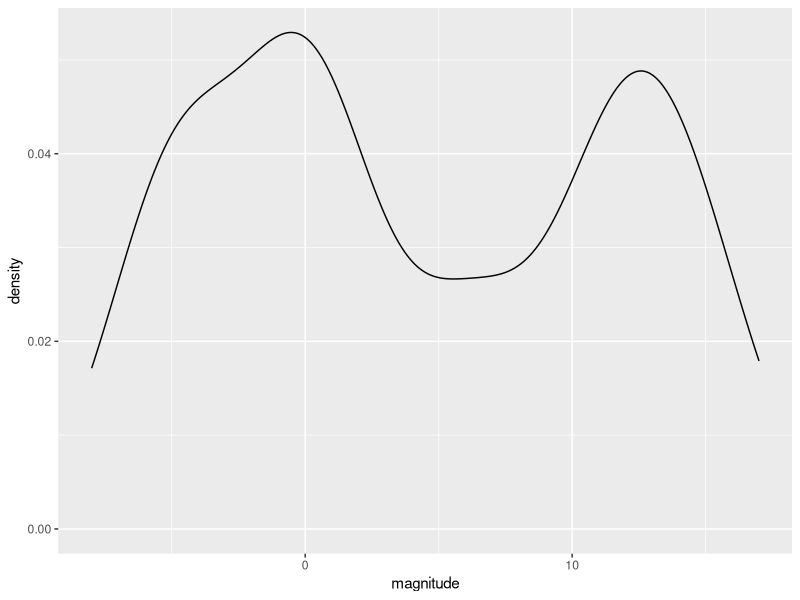
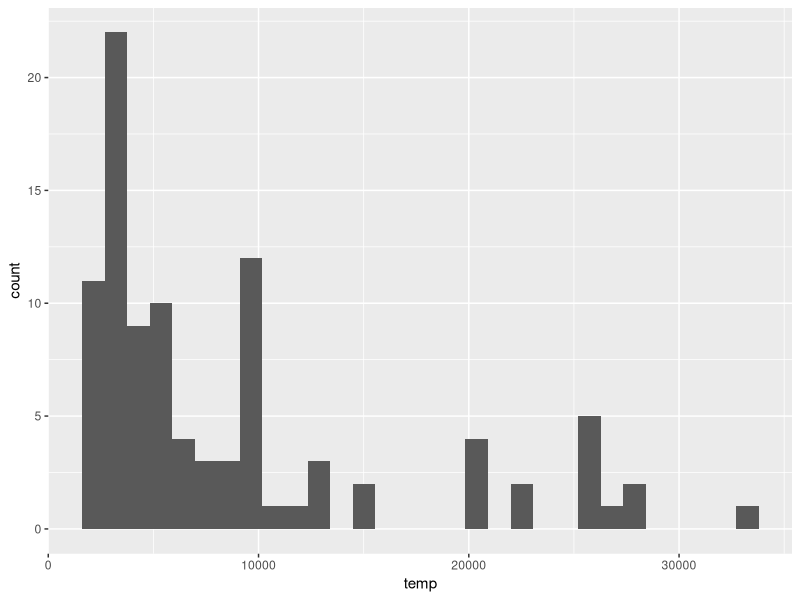
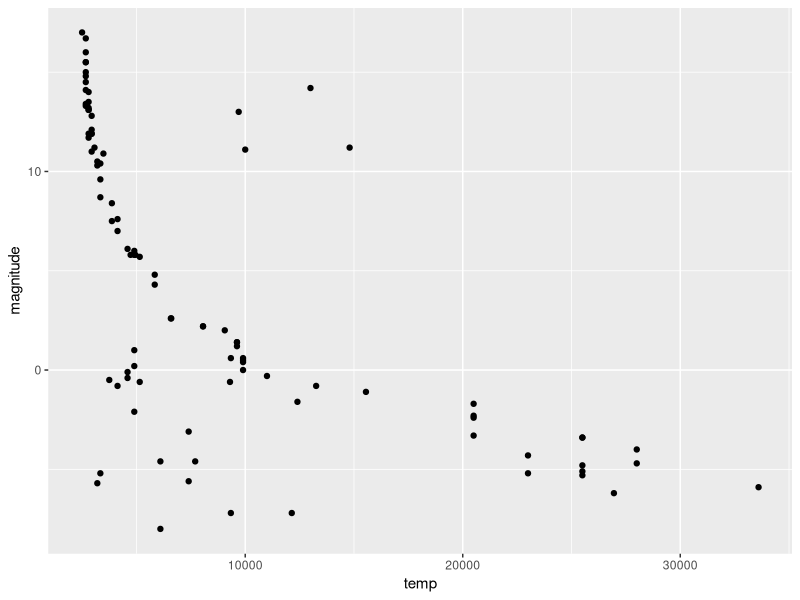
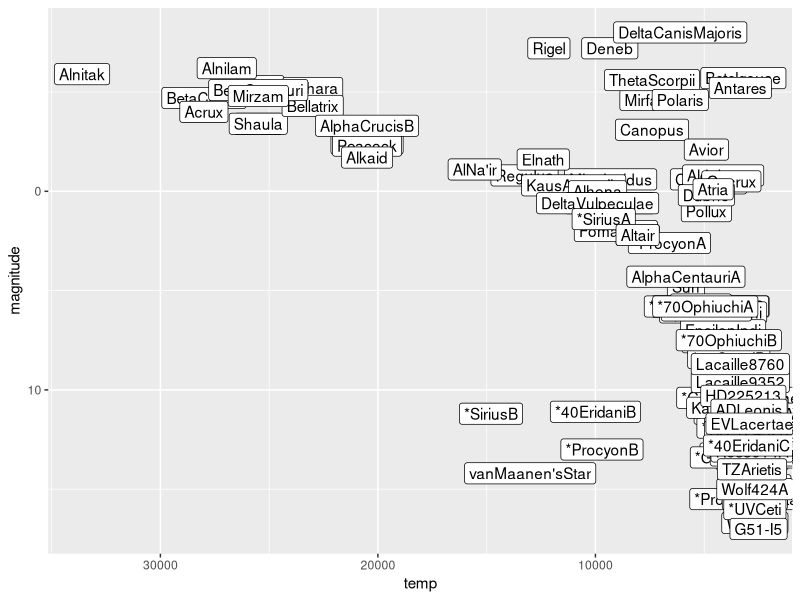
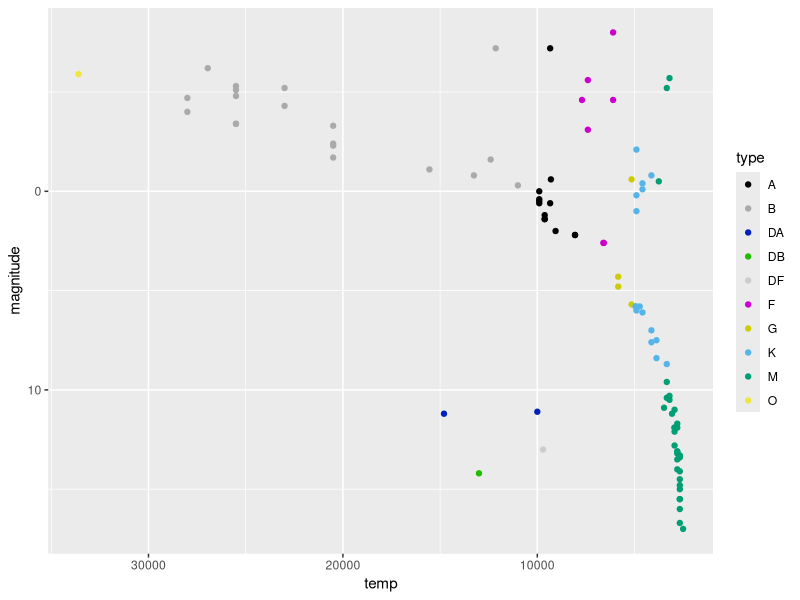

R code for these plots, in order:
library(tidyverse)
library(dslabs)
library(ggplot2)
library(ggrepel)
library(ggthemes)
data(stars)
options(digits = 3)   # report 3 significant digits

#Question 1 
#What is the mean magnitude?
summary(stars$magnitude)

#What is the standard deviation of magnitude?
sd(stars$magnitude)

#Question 2 
#Make a density plot of the magnitude. How many peaks are there in the data?
stars %>% filter(!is.na(magnitude)) %>% ggplot(aes(magnitude)) +
  geom_density(alpha = 0.2, bw = 2, position = "stack")

#Question 3
#Examine the distribution of star temperature. Which of these statements best characterizes the temperature distribution?
stars %>% filter(!is.na(temp)) %>% ggplot(aes(temp)) +
  geom_histogram() 
  #Ans. the majority of stars have a low temperature

#Question 4
#Make a scatter plot of the data with temperature on the x-axis and magnitude on the y-axis and examine the relationship between the variables. Recall that lower magnitude means a more luminous (brighter) star.
stars %>% filter(!is.na(temp)) %>% ggplot(aes(temp, magnitude)) +
  geom_point()

#Question 5 
#For various reasons, scientists do not always follow straight conventions when making plots, and astronomers usually transform values of star luminosity and temperature before plotting. Flip the y-axis so that lower values of magnitude are at the top of the axis (recall that more luminous stars have lower magnitude) using scale_y_reverse(). Take the log base 10 of temperature and then also flip the x-axis.
stars %>% filter(!is.na(temp)) %>% 
  ggplot(aes(temp, magnitude, label = star)) +
  geom_point() +
  scale_y_reverse() +
  scale_x_continuous(trans = "log10") +
  scale_x_reverse() +
  geom_label()

#Question 6 
#How many white dwarfs are there in our sample?
#These stars tend to be hotter stars, but also have low luminosity, and are known as white dwarfs.

#Question 7 
#Consider stars which are not part of the Main Group but are not old/evolved (white dwarf) stars. These stars must also be unique in certain ways and are known as giants. Use the plot from Question 5 to estimate the average temperature of a giant.
#Which of these temperatures is closest to the average temperature of a giant?:

#Question 9
#Remove the text labels and color the points by star type. This classification describes the properties of the star's spectrum, the amount of light produced at various wavelengths.
stars %>% filter(!is.na(temp)) %>% 
  ggplot(aes(temp, magnitude, color = type)) +
  geom_point() +
  scale_y_reverse() +
  scale_x_continuous(trans = "log10") +
  scale_x_reverse() +
  scale_colour_manual(values = c("#000000", "#AAAAAA", "#0022BB", "#22BB00", "#CCCCCC", "#CC00CC", "#CCCC00","#56B4E9", "#009E73", "#F0E442"))
